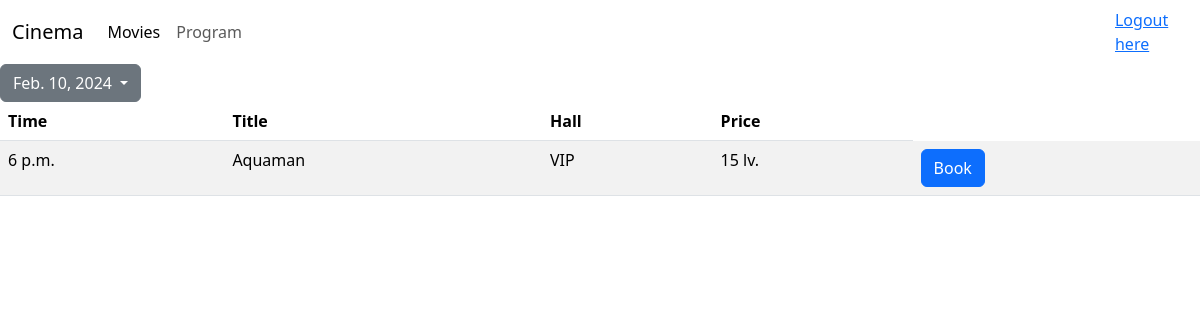
Before: /agenda/ (signed in) with the older database file.
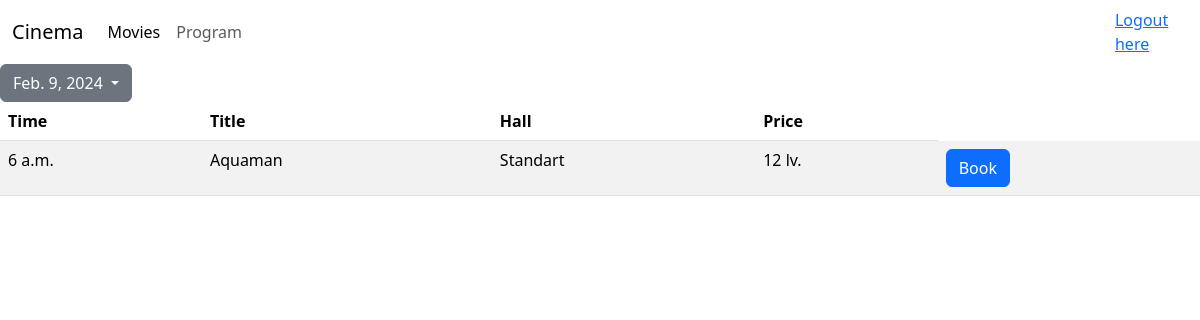
After: the same page with the newer database file.
### app/models.py (models this page shows, shortened)
class Projection(models.Model):
    start_date = models.DateField(default=now)
    time = models.TimeField(default=now)
    movie = models.ForeignKey(Movie,on_delete=models.SET_NULL,null=True)
    Hall = models.ForeignKey(Hall,on_delete=models.SET_NULL,null=True)
    @property
    def price(self):
        if self.Hall and self.movie:
            if self.Hall.type == "vip":
                return self.movie.price + 5
            if self.Hall.type == "std":
                return self.movie.price + 2
            if self.Hall.type == "big":
                return self.movie.price
        return 0

class Movie(models.Model):
    name = models.CharField(max_length=200)
    duration = models.IntegerField()
    genre = models.CharField(max_length=50)
    img_url = models.CharField(max_length = 100, default='')
    price = models.IntegerField(default = 10)
    def __str__(self):
        return self.name

class Hall(models.Model):
    name = models.CharField(max_length=10)
    type = models.CharField(max_length=10, choices=[("vip", "VIP"),("std", "standart"),("big", "big")])
    def __str__(self):
        return self.name

### app/views.py (the view)
# urls.py: path("agenda/", views.agenda, name="agenda"),
@login_required(login_url="../login")
def agenda(request):
    prj = Projection.objects.all().order_by('start_date')
    dates = prj.values_list('start_date', flat=True).filter(start_date__gte=now().strftime('%Y-%m-%d')).distinct()
    if len(dates) > 0:
        selected_date = dates[0]
        if request.GET.get('date',''):
            selected_date = request.GET.get('date','')
        prj = prj.filter(start_date = selected_date).order_by("time")
        selected_date = prj.first().start_date
    return render (
    request,
    "salesAsistant/agenda.html",
    context={
        "selected_date":selected_date,
        "dates": dates,
        "projections": prj
    })

### templates/salesAsistant/agenda.html (shortened to what this page needs)
<html>
    <head>
        {% load bootstrap5 %}
        {% bootstrap_css %}
    </head>
    <body>
      <nav class="navbar navbar-expand-lg">
        <div class="container-fluid">
            <a class="navbar-brand" href="/">Cinema</a>
            <div class="collapse navbar-collapse">
                <ul class="navbar-nav me-auto mb-2 mb-lg-0">
                    <li class="nav-item">
                        <a class="nav-link active" aria-current="page" href="/">Movies</a>
                    </li>
                    <li class="nav-item">
                        <a class="nav-link" href="agenda">Program</a>
                    </li>
                </ul>
            </div>
        </div>
        {% if user.is_authenticated %}
            <a href="/logout" >Logout here</a>
        {% else %}
            <a href="/login" >Login here</a>
        {% endif %}
      </nav>
        <section>
         {% block content %}
         <div class="dropdown">
           <button class="btn btn-secondary dropdown-toggle" type="button" data-bs-toggle="dropdown" aria-expanded="false">
             {{selected_date}}
            </button>
        </div>
         <table class="table table-striped table-hover">
          <thead>
            <tr>
              <th scope="col">Time</th>
              <th scope="col">Title</th>
              <th scope="col">Hall</th>
              <th scope="col">Price</th>
            </tr>
          </thead>
          <tbody>
            {% for projection in projections %}
            <tr>
              <td >{{ projection.time }}</td>
              <td >{{ projection.movie }}</td>
              <td >{{ projection.Hall }}</td>
              <td >{{ projection.price }} lv.</td>
              <td >
                <button class="btn btn-primary" type="submit">Book</button>
              </td>
            </tr>
            {% endfor %}
            {% endblock %}
          </tbody>
        </table>
        </section>
    </body>
</html>

Changed rows visible on the page:
no longer on this page (row unchanged): Projection: start_date "Feb. 10, 2024", time "6 p.m.", movie "Aquaman", Hall "VIP", price "15"
now on this page (row edited): Projection: start_date "Feb. 9, 2024", time "6 a.m.", movie "Aquaman", Hall "Standart", price "12"
